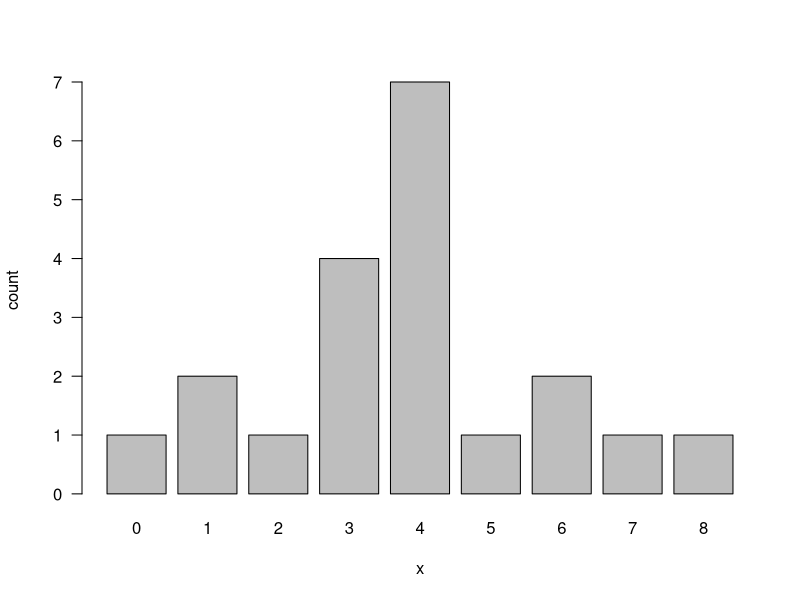
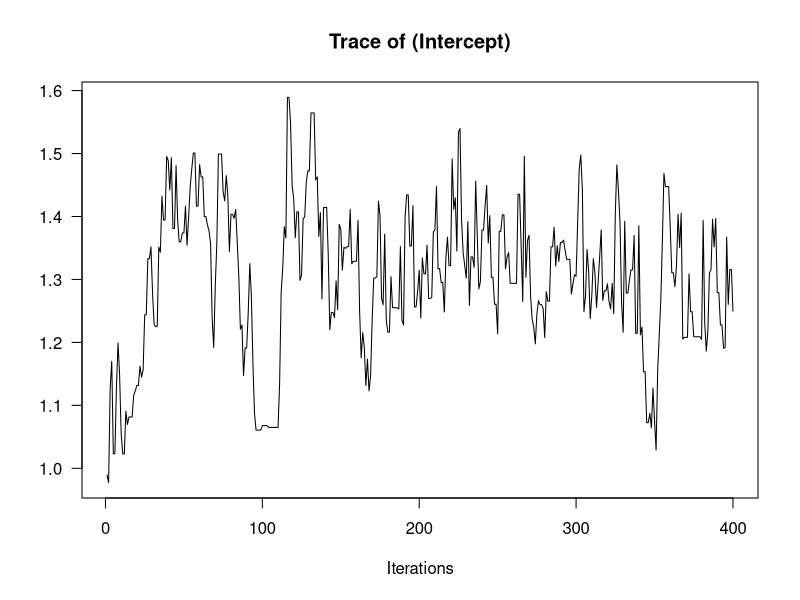
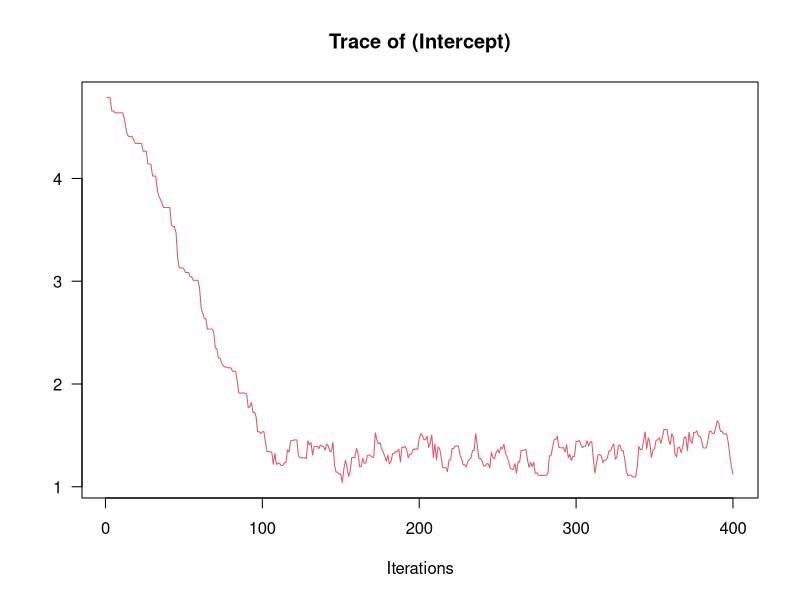
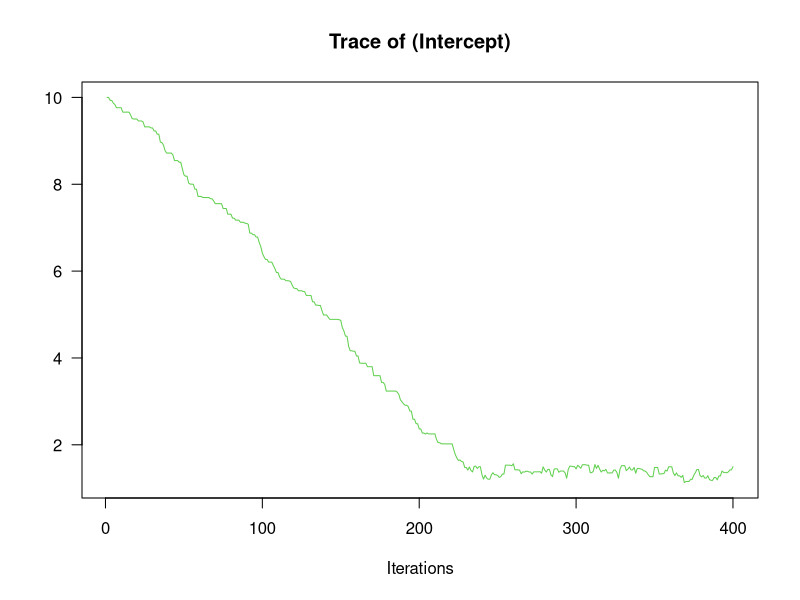
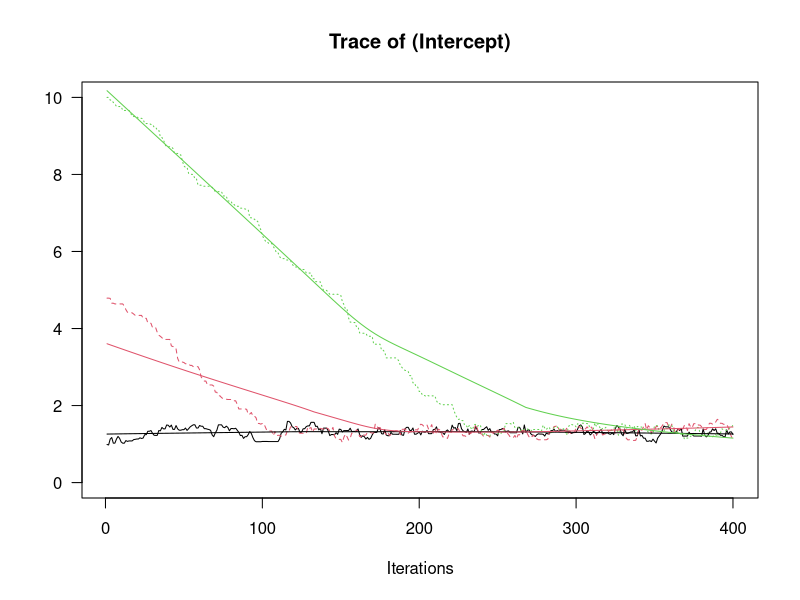
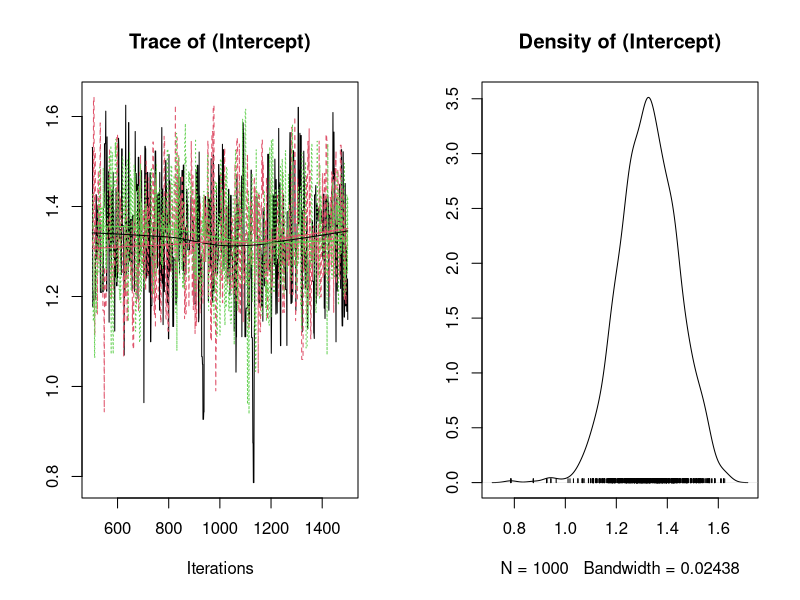
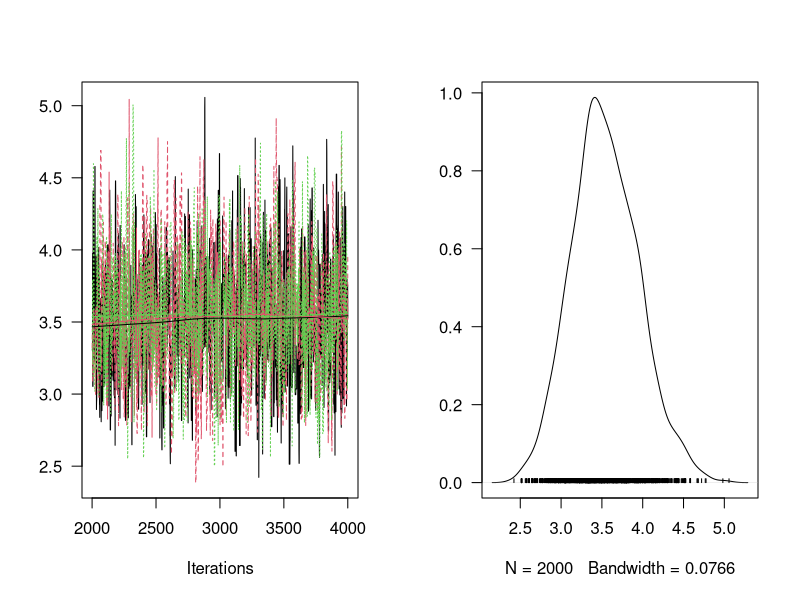
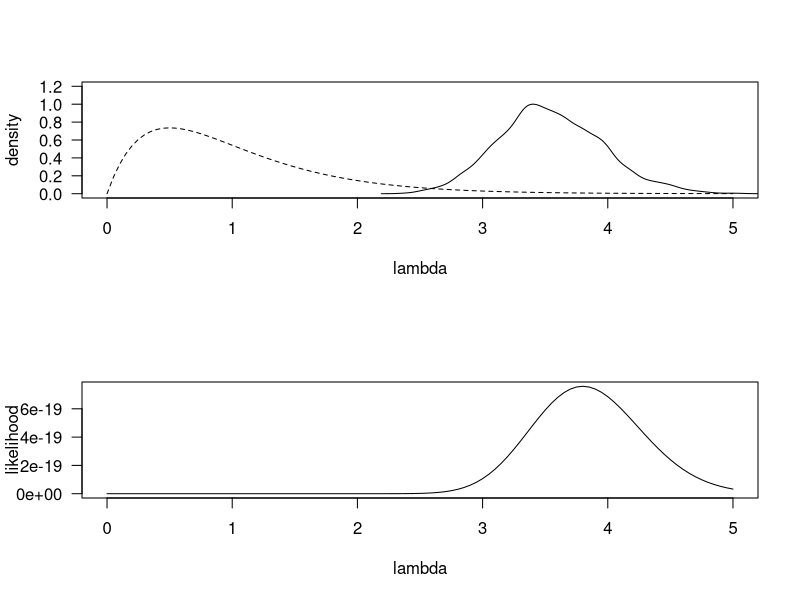

Reproduce these figures in R, in order.
##
## Example 1: MCMCpack
##

## Data
x <- c(3, 2, 4, 3, 3, 6, 4, 1, 6, 4, 
       5, 7, 4, 4, 1, 4, 0, 3, 8, 4)

## Histogram
h <- hist(x, right = FALSE,
          breaks = seq(min(x), max(x) + 1, 1),
          plot = FALSE)
barplot(h$count, names.arg = h$breaks[-length(h$breaks)],
        las = 1, xlab = "x", ylab = "count")

## Mean and variance
mean(x)
var(x)

## Load MCMCpack library
library(MCMCpack)

## Use MCMCpoisson function
post1 <- vector("list", 3)
post1[[1]] <- MCMCpoisson(x ~ 1, beta.start = 1,
                          burnin = 0, mcmc = 400,
                          thin = 1,
                          tune = 0.8, seed = 1117,
                          verbose = 20)

## Plot trace
#pdf("example1-1.pdf", width = 360/72, height = 240/72,
#    family = "Helvetica", pointsize = 10)
plot(post1[[1]], density = FALSE, col = 1, las = 1)
#dev.off()

post1[[2]] <- MCMCpoisson(x ~ 1, beta.start = 5,
                          burnin = 0, mcmc = 400,
                          thin = 1,
                          tune = 0.8, seed = 1123,
                          verbose = 20)
post1[[3]] <- MCMCpoisson(x ~ 1, beta.start = 10,
                          burnin = 0, mcmc = 400,
                          thin = 1,
                          tune = 0.8, seed = 1129,
                          verbose = 20)

plot(post1[[2]], density = FALSE, col = 2, las = 1)
plot(post1[[3]], density = FALSE, col = 3, las = 1)

## Tranform into mcmc.list class
post1.mcmc <- mcmc.list(post1)

## Plot trace
#pdf("example1-2.pdf", width = 360/72, height = 240/72,
#    family = "Helvetica", pointsize = 10)
plot(post1.mcmc, density = FALSE,
     ylim = c(0, 10), las = 1)
#dev.off()


## Adjust burnin, mcmc and tune parameters
post2 <- vector("list", 3)
burnin <- 500
mcmc <- 1000
thin <- 1
tune <- 2
verbose <- 0
post2[[1]] <- MCMCpoisson(x ~ 1, beta.start = 1,
                          burnin = burnin, mcmc = mcmc,
                          thin = thin,
                          tune = tune, seed = 1117,
                          verbose = verbose)
post2[[2]] <- MCMCpoisson(x ~ 1, beta.start = 5,
                          burnin = burnin, mcmc = mcmc,
                          thin = thin,
                          tune = tune, seed = 1123,
                          verbose = verbose)
post2[[3]] <- MCMCpoisson(x ~ 1, beta.start = 10,
                          burnin = burnin, mcmc = mcmc,
                          thin = thin,
                          tune = tune, seed = 1129,
                          verbose = verbose)
post2.mcmc <- mcmc.list(post2)

#pdf("example1-3.pdf", width = 360/72, height = 240/72,
#    family = "Helvetica", pointsize = 10)
plot(post2.mcmc)
#dev.off()

## Summary
summary(post2.mcmc)

## Exponential of poseterior mean of lambda
exp(summary(post2.mcmc)$statistics["Mean"])


## Use MCMCmetrop1R function

## Function returns log of prior x likelihood
LogPoisFun <- function(lambda, x) {
  # Poisson distribution: p(x) = lambda^x exp(-lambda)/x!
  if (lambda >= 0) {    # lambda must be non-negative
    # prior: dunif(0, 10^4)
    log(ifelse(lambda >= 0 & lambda < 10^4, 10^-4, 0)) + 
      # log likelihood
      sum(log(lambda^x * exp(-lambda) / factorial(x)))
  } else {
    -Inf
  }
}

## MCMC using Metropolis method
# burn-in: 1000
# iteration: 1000
# thinning: 1
chains <- 1:3
inits <- c(1, 10, 20)
seeds <- c(1117, 1123, 1129)
post3 <- lapply(chains,
                function(chain) {
                  MCMCmetrop1R(fun = LogPoisFun,
                               theta.init = inits[chain],
                               burnin = 1000, mcmc = 1000,
                               thin = 1,
                               tune = 2, seed = seeds[chain],
                               verbose = 0, logfun = TRUE,
                               x = x)
                })
post3.mcmc <- mcmc.list(post3)

## Show results
summary(post3.mcmc)

## Convergence diagnostic
# Gelman & Rubin
gelman.diag(post3.mcmc)

# Geweke
geweke.diag(post3.mcmc)


## Informative prior

## Function for sampling
LogPoisFun2 <- function(lambda, x) {
  if (lambda >= 0) {  # lambda must be non-negative
    # prior: Gamma(2, 2)
    log(dgamma(lambda, shape = 2, rate = 2)) + 
      # log likelihood
      sum(log(dpois(x, lambda)))
  } else {
    -Inf
  }
}

chains <- 1:3
inits <- c(1, 10, 20)
seeds <- c(1117, 1123, 1129)
post4 <- lapply(chains,
                function(i) {
                  MCMCmetrop1R(fun = LogPoisFun2,
                               theta.init = inits[i],
                               burnin = 2000, mcmc = 2000,
                               thin = 1,
                               tune = 2, seed = seeds[i],
                               verbose = 0, logfun = TRUE,
                               x = x)
                })
post4.mcmc <- mcmc.list(post4)
summary(post4.mcmc)
plot(post4.mcmc, trace = TRUE, density = TRUE, las = 1)

## Plot prior, posterior and likelihood

par(mfrow = c(2, 1))
# Prior
curve(dgamma(x, shape = 2, rate= 2), from = 0, to = 5,
      lty = 2, las = 1,
      xlim = c(0, 5), ylim = c(0, 1.2),
      xlab = "lambda", ylab = "density")

# Posterior
lines(density(sapply(1:3, function(i) post4[[i]])))

# Likelihood
ll <- function(x, x0) {
  sapply(x, function(lambda) prod(dpois(x0, lambda)))
}

x0 <- x
curve(ll(x, x0 = x0), from = 0, to = 5,
      type = "l", las = 1,
      xlab = "lambda", ylab = "likelihood")
